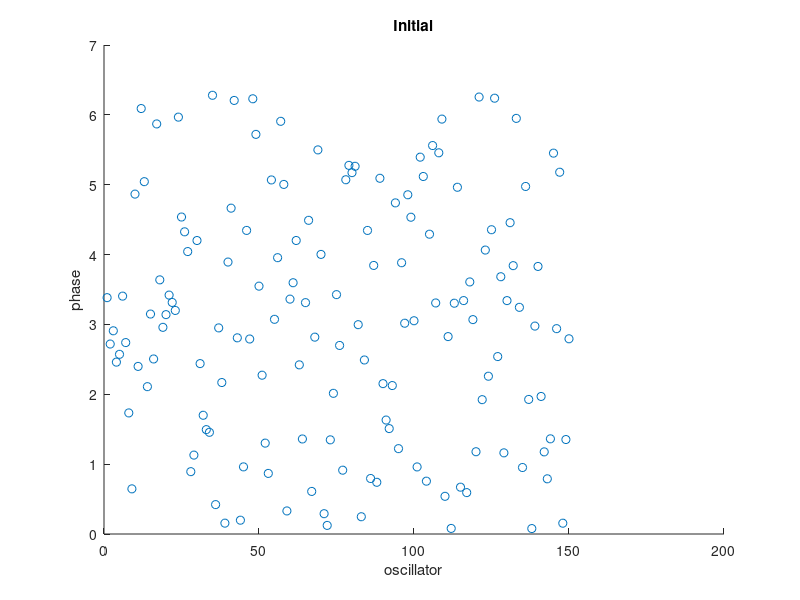

Recreate this plot in MATLAB. (Note: this script raises an error after producing the figure.)
% number of oscillators
N = 150;

% normally distributed natural frequencies
mu = 0; % MEAN frequency.
sigma = 0.1; % "spread" of frequencies. small => nearly identical

% 1-by-N vector of normal random numbers from the normal 
% distribution with mean mu and standard deviations sigma
omega = normrnd(mu, sigma, [N,1]);

% coupling strength
K = 2;
% θi = ωi + \Sigma_{j=1}^{n} sin (θj − θi)
dtheta = @(t, theta) omega + K/N * sum(sin(theta-theta'))';

ns = 1:N; % N oscillators 
tspan = 0:0.01:1000;
y0 = 2*pi*rand(1,N)'; % initial phase vector

figure;
hold on;
title("Initial")
xlabel('oscillator')
ylabel('phase')
scatter(ns, y0);
hold off;


% figure;
[t,y] = ode15s(dtheta, tspan, y0);

% plot phase of oscillators after T time steps
figure;
hold on;
axis([0 150 0 7]);
scatter(ns,mod(y(end,:),2*pi));
% scatter(ns,y(end,:));
